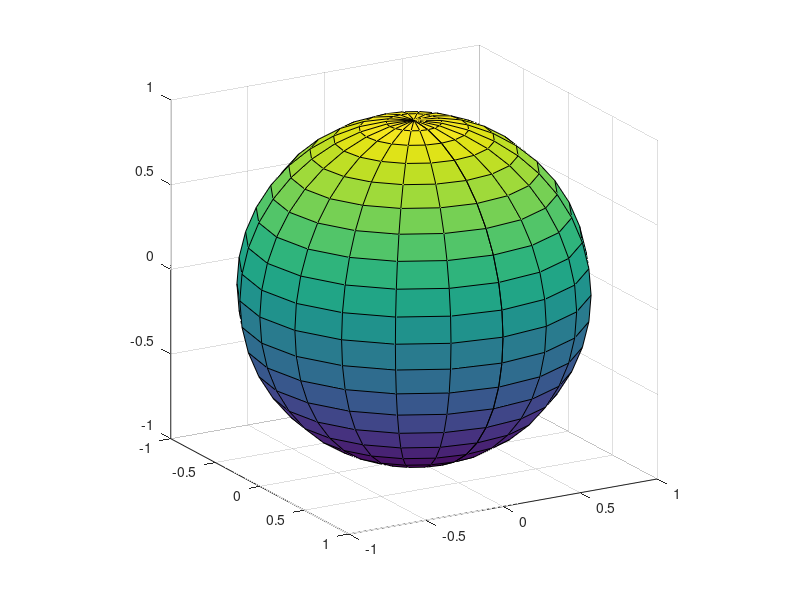

Recreate this plot in MATLAB. (Note: this script raises an error after producing the figure.)
clear;
close all;

figure

%% Plot a sphere
%Create unit sphere
[X,Y,Z] = sphere;

%Plot surface
sph = surf(X,Y,Z);
view(60,18);
axis equal;

%Define colors,lighting, etc
sph.FaceColor = [0.53,0.81,0.93]; %Face color
sph.FaceAlpha = 0.4; %Face transparency
sph.EdgeAlpha = 0.3; %Edge transparency

%Define axis' limits
xlim([-1.5 1.5]);
ylim([-1.5 1.5]);

%Label axis
xlabel('x');
ylabel('y');
zlabel('z');

set(gca,'visible','off')

hold on;
%% Plot a plane on top of the sphere

%Define vertices
v = [-1.5 1.5 1; -1.5 -1.5 1; 1.5 -1.5 1; 1.5 1.5 1];
%Define faces
f = [1 2 3 4];

%Plot surface
pl = patch('Faces',f,'Vertices',v);

%Define colors,lighting,etc
pl.FaceColor = [0.46,0.96,0.62];
pl.FaceAlpha = 0.6;
pl.EdgeAlpha = 0;

text(-1.2,0.8,1.4,'$T_{\hat{\mathbf{x}}_{k-1}}\mathcal{S}$','interpreter','latex','FontSize',14,'FontWeight','bold');

%% Plot points on tangent space and projection on the sphere

%Define point at identity (Mean)
startPoint = [0 0 1]; %Mean
%in this case the point corresponds to the intersection between the sphere
%and the tangent plane
%Plot 3d points and surface line
%Plot identity point
plot3(startPoint(1),startPoint(2),startPoint(3),'X','Color','r','LineWidth',2);
text(0,0,1.2,'$\hat{\mathbf{x}}_{k-1}$','interpreter','latex','FontSize',14,'FontWeight','bold');
text(0.2,0.5,1.3,'$\hat{\mathbf{S}}_{k-1}$','interpreter','latex','FontSize',14,'FontWeight','bold');



%% Propagate mean through a simple rotation

%Define rotation - To keep it simple, we consider only a rotation around
%the X-Axis
theta = 90; %deg
%R = rotx(angle);
dtheta = 2;
v = 2:dtheta:theta;
points = zeros(3,length(v)+1);
points(:,1) = startPoint';
for i=1:length(v)
      angle = v(i);
      R = rotx(angle);
      points(:,i+1) = R*startPoint';
end

endPoint = points(:,end);

plot3(endPoint(1),endPoint(2),endPoint(3),'.','Color','r','MarkerSize',10);
text(endPoint(1),endPoint(2)-0.5,endPoint(3),'$\check{\mathbf{x}}_{k}$','interpreter','latex','FontSize',14,'FontWeight','bold');
plot3(points(1,2:end-1),points(2,2:end-1),points(3,2:end-1),'-','Color','k','LineWidth',1.5);
text(0.5,endPoint(2)-0.5,-0.5,'$\check{\mathbf{S}}_{k}$','interpreter','latex','FontSize',14,'FontWeight','bold');

%% Plot sigma points
rho = ones(1,20);
elevation = repmat(pi/2,1,20)+normrnd(0,0.3,1,20);
azimuth = repmat(pi/6,1,20)+normrnd(0,0.5,1,20);

[x,y,z] = sph2cart(azimuth,elevation,rho); 
plot3(x',y',z','.b','MarkerSize',10)

%Plot sigmapoints on tangent space (z=1)
plot3(x,y,ones(1,20),'.y','MarkerSize',10);


%Create uncertainty region
CovTan = [0.05 0.02; 0.02 0.1];
meanTan = [0 0];
n = 300;
[x_out y_out] =  CreateUncertaintyRegion(CovTan,meanTan,n);
ellipse = [x_out y_out ones(300,1)];
% r = [r  zeros(10,1)];
% sigPointsTangent = repmat(startPoint,10,1);
% sigPointsTangent = sigPointsTangent(:,1:end)+r;
% plot3(sigPointsTangent(1:end,1),sigPointsTangent(1:end,2),sigPointsTangent(1:end,3),'*','Color','y','LineWidth',1);
plot3(ellipse(1:end,1),ellipse(1:end,2),ellipse(1:end,3),'Color','red','LineWidth',1);


%% Draw tangent plane to propagated mean

%Define vertices
v = [endPoint(1)-1 endPoint(2) endPoint(3)+1; endPoint(1)-1 endPoint(2) endPoint(3)-1; ...
    endPoint(1)+1 endPoint(2) endPoint(3)-1; endPoint(1)+1 endPoint(2) endPoint(3)+1];
%Define faces
f = [1 2 3 4];
%Plot surface
pl = patch('Faces',f,'Vertices',v);
%Define colors,lighting,etc
pl.FaceColor = [0.99,0.79,0.32];
pl.FaceAlpha = 0.6;
pl.EdgeAlpha = 0;
text(-1.2,-1.4,-1,'$T_{\check{\mathbf{x}}_{k}}\mathcal{S}$','interpreter','latex','FontSize',14,'FontWeight','bold');

%% Propagate sigma points

for i=1:length(x)
      R = rotx(theta);
      propagatedSigmaPoints(:,i) = R*[x(i) ; y(i) ; z(i)];
      rotatedEllipse = R*ellipse';
end

plot3(propagatedSigmaPoints(1,1:end),propagatedSigmaPoints(2,1:end),propagatedSigmaPoints(3,1:end), ...
      '.b','MarkerSize',10);
  
plot3(propagatedSigmaPoints(1,1:end),-ones(1,length(propagatedSigmaPoints)),propagatedSigmaPoints(3,1:end), ...
      '.y','MarkerSize',10);
  
plot3(rotatedEllipse(1,1:end),rotatedEllipse(2,1:end),rotatedEllipse(3,1:end),'Color','red','LineWidth',1);


%%

legend('','','','','','Transformed sigma-points', 'Tangent space sigma-points','Uncertainty region','Location','southeast');

%Plot another point in the Lie group
%Plot arbitrary point in tangent space
%plot3([startPoint(1) endPoint(1)],[startPoint(2) endPoint(2)],[1 1],'-','Color','#0072BD','LineWidth',1.5);
%plot3(endPoint(1),endPoint(2),1,'.','Color','#0072BD','MarkerSize',10);
%text(endPoint(1),endPoint(2),1.2,'$\frak{g}$','interpreter','latex','FontSize',14,'FontWeight','bold');

print(gcf,'propagation_legend.png','-dpng','-r300');
